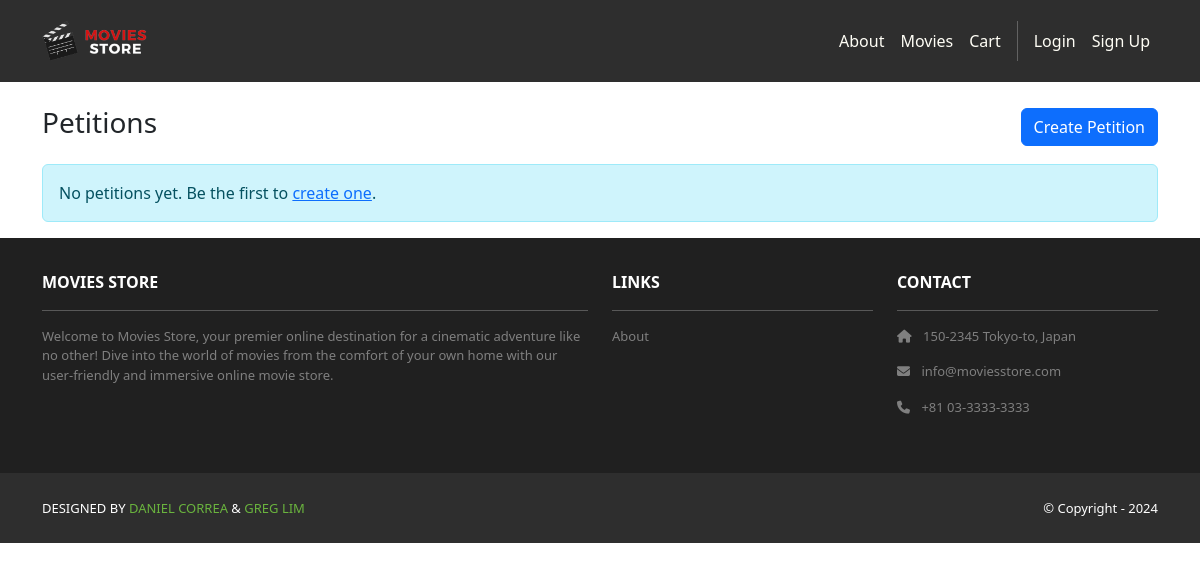
Before: /petitions/ with the older database file.
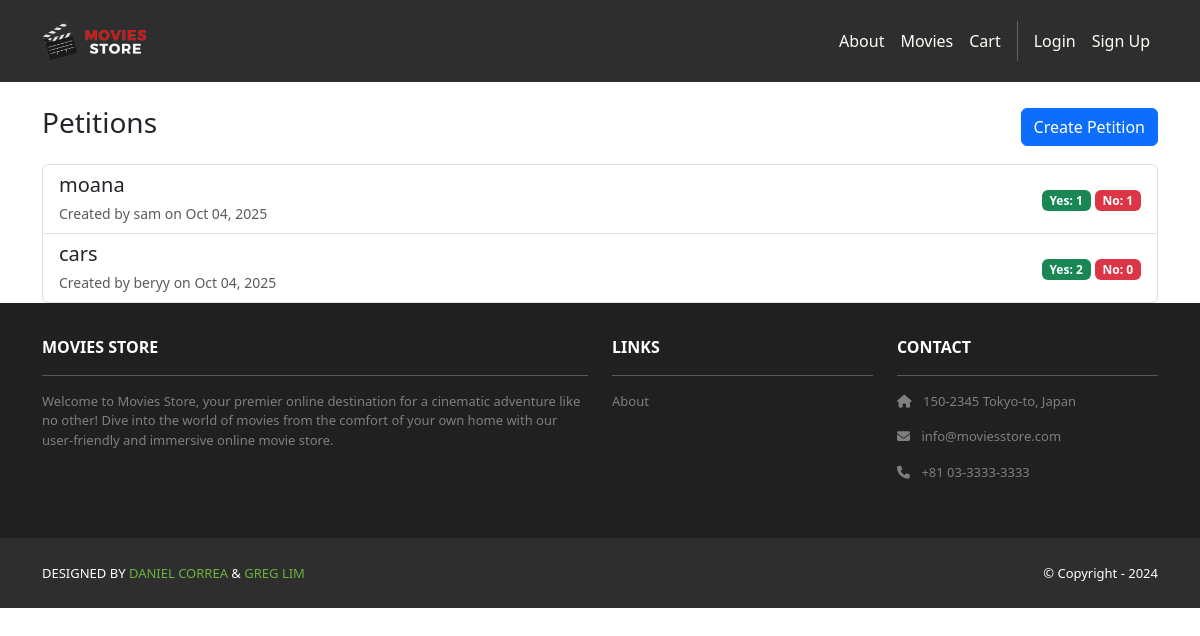
After: the same page with the newer database file.
### petitions/models.py (models this page shows, shortened)
class Petition(models.Model):
    title = models.CharField(max_length=200)
    description = models.TextField()
    created_by = models.ForeignKey(User, on_delete=models.CASCADE, related_name = "pettions")
    created_at = models.DateTimeField(auto_now_add=True)
    def yes_count(self):
        return self.votes.filter(choice=Vote.CHOICE_YES).count()
    def no_count(self):
        return self.votes.filter(choice=Vote.CHOICE_NO).count()

### petitions/views.py (the view)
# urls.py: path('', views.petition_list, name='list'),
def petition_list(request):
    petitions = Petition.objects.all().order_by('-created_at')
    return render(request, 'petitions/petition_list.html', {'petitions':petitions})

### petitions/templates/petitions/petition_list.html (shortened to what this page needs)
{% extends "base.html" %}
{% block content %}
<div class="container mt-4">
  <div class="d-flex justify-content-between align-items-center mb-3">
    <h1 class="h3">Petitions</h1>
    <a href="{% url 'petitions:create' %}" class="btn btn-primary">Create Petition</a>
  </div>
  {% if petitions %}
    <div class="list-group">
      {% for petition in petitions %}
        <a href="{% url 'petitions:detail' petition.pk %}"
           class="list-group-item list-group-item-action d-flex justify-content-between align-items-center">
          <div>
            <h5 class="mb-1">{{ petition.title }}</h5>
            <small class="text-muted">Created by {{ petition.created_by }} on {{ petition.created_at|date:"M d, Y" }}</small>
          </div>
          <div>
            <span class="badge bg-success">Yes: {{ petition.yes_count }}</span>
            <span class="badge bg-danger">No: {{ petition.no_count }}</span>
          </div>
        </a>
      {% endfor %}
    </div>
  {% else %}
    <div class="alert alert-info">No petitions yet. Be the first to <a href="{% url 'petitions:create' %}">create one</a>.</div>
  {% endif %}
</div>
{% endblock %}

Changed rows visible on the page:
added Petition: title "moana", created_by "sam", created_at "Oct 04, 2025", yes_count "1", no_count "1"
added Petition: title "cars", created_by "beryy", created_at "Oct 04, 2025", yes_count "2", no_count "0"
Other visible differences:
text no longer shown: "No petitions yet. Be the first to create one ."
